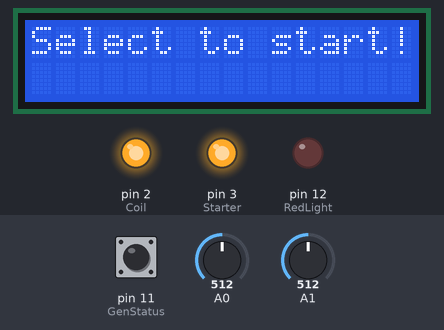
A sketch run on a simulated Arduino Uno, built with avr-gcc and run on an emulated ATmega328P. On the bench: 16×2 character LCD, output pins drawn as LEDs (lit = HIGH). The test bench sets the inputs (shaded band); at power-on: A0 = 512, pin 11 (GenStatus) HIGH, A1 = 512.

Above: at 1.2 s.
1.3 s: A0 set to 632
2.8 s: A0 set to 663
At 3.5 s:
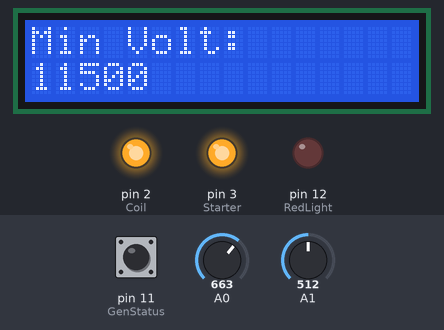
4.4 s: A0 set to 53
At 4.62 s:
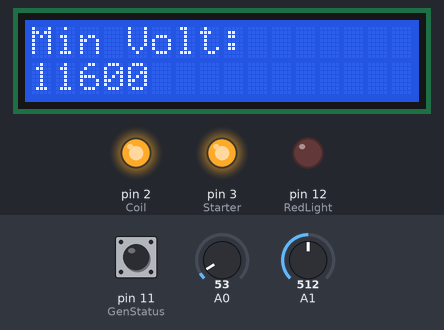
6.0 s: A0 set to 44
At 7.8 s:
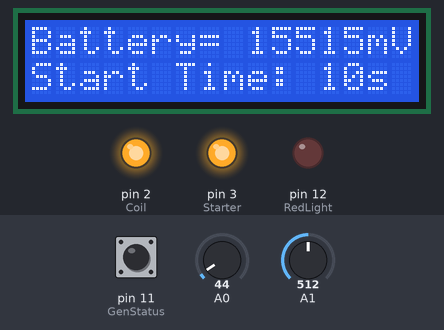
Timing chart, 0 to 9.3 s (numbered marks = the images above; inputs shaded):
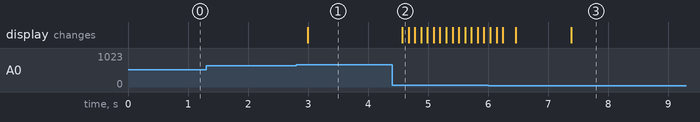

The sketch:

05_Oct_02_18.ino
```cpp
#include <LiquidCrystal.h>
LiquidCrystal lcd(8,9,4,5,6,7);
// define some values used by the panel and buttons
int lcd_key     = 0;
int adc_key_in  = 0;
#define btnRIGHT  0
#define btnUP     1
#define btnDOWN   2
#define btnLEFT   3
#define btnSELECT 4
#define btnNONE   5

const int Coil = 2;
const int Starter = 3;
const int GenStatus = 11;//=0 ---> gen is on
const int RedLight = 12; //Red light
bool ActualGenStatus;
int GenStartIterations = 0;//# of times the system tries to
//start the generator
int RawVolts = 0;
int BatteryMilliVolts = 0;
int mapValue = 31000;
int TimeDelay = 100;
int SecondTimer = 0;
int Starter_Timer = 0;
int Stop_Timer = 0;
int genStartTime = 10 * 10; //We want to change this value
//Timers
int timer200ms = 0;
int timer2sec = 0;
int timerDelay = 0; //Counter for the delay to reach the DelayTime value
//Keeps track of the menu
int Menu = 0;
#define ChangeMinVolt 1
#define ChangeMaxVolt 2
#define ChangeDelay 3
#define ChangeStartDelay 4
//Values to change
int MinimumVoltage = 11500;
int MaximumVoltage = 14000;
int DelayTime = 1 * 10; //The delay for the coils to start again ( seconds * 10)

//Keeps track of the status of the signals
bool CoilStatus = true;
bool StarterStatus = true;


void setup() {
  pinMode(2,OUTPUT);
  pinMode(3,OUTPUT);
  pinMode(12,OUTPUT); //Red LED
  pinMode(11,INPUT_PULLUP);
  Serial.begin(9600);
  lcd.begin(16,2);
  lcd.setCursor(0,0);
  lcd.print("Battery= ");
  lcd.setCursor(14,0);
  lcd.print("mV");
  lcd.setCursor(0,1);
  lcd.print("StartTime= ");
  lcd.print(genStartTime / 10);
  lcd.print("s");

  //Both Coil and Starter must be OFF at first
  digitalWrite(Coil, HIGH);
  digitalWrite(Starter, HIGH);

}

void loop() {


  //If device is not ready then menu
  if(Menu <= 4)
  {
    DisplayMenu();
  } else
  {
    readVolts(); //Continuously reads the voltage
  }

 /* lcd_key = read_LCD_buttons();
  if(lcd_key == btnSELECT) //To change values while device is running
  {
    Menu = 1;
  }

  */
  delay(TimeDelay);
}


//Function for reading the voltage
void readVolts()
{
  //lcd.clear();
  lcd.setCursor(0,0);
  lcd_key = read_LCD_buttons();
  RawVolts = analogRead(A1); //Reads the voltage from the generator
  BatteryMilliVolts = map(RawVolts,0,1023,0,mapValue); //Value is assigned to the variable

  ActualGenStatus = !(digitalRead(GenStatus));
  Starter_Timer++;
  SecondTimer++;
  if (SecondTimer == 10)
   {

    lcd.print("Battery= ");
    lcd.setCursor(14,0);
    lcd.print("mV");
    lcd.setCursor(9,0);
    lcd.print(BatteryMilliVolts);

     SecondTimer = 0;
   }

  //additional feature to change the start time while the device is running
  if(CoilStatus == false and StarterStatus == false)
  {
   if(lcd_key == btnUP)
   {
    genStartTime += 10;
   } else if(lcd_key == btnDOWN)
   {
    genStartTime -= 10;
   }
  }
  lcd.setCursor (0, 1);
  lcd.print("Start Time: ");
  lcd.print(genStartTime /10);
  lcd.print("s     ");

  if(BatteryMilliVolts < MinimumVoltage && ActualGenStatus == 0) {
    // Start Generator

    if(CoilStatus == true)
    {
      digitalWrite(Coil,LOW);//sets coil hot at 12 Volts
      CoilStatus = false;
    }
    //delay 200 ms
    if(timer200ms < 2) //This should delay it by 200ms (Works)
    {
      timer200ms++;
      return; //Using Return since its a function and can be changed to "break" when its in the loop
    }


    //see if generator is on
    //by checking ActualGenStatus from the beginning

    while(ActualGenStatus == 0 && GenStartIterations <= 2){
      ActualGenStatus = !(digitalRead(GenStatus));//Checks the generator if its on

      digitalWrite(Starter,LOW); //turn on starter
      StarterStatus = false;
      //delay 2 seconds using timer2sec
      if(timer2sec < genStartTime) //Delay works
      {
        timer2sec++;//this delays 2 seconds for starter
        return; //Using Return since its a function and can be changed to "break" when its in the loop
      }

      digitalWrite(Starter,HIGH);//turn off starter
      StarterStatus = true;

      //digitalWrite(RedLight, HIGH);//Testing purposes


      //delay 15 seconds using timer30sec
      if(timerDelay < DelayTime)
      {
        timerDelay++;
        return;
      }
      ActualGenStatus = !(digitalRead(GenStatus));//read generator status (on or off)
      if(ActualGenStatus == 1){
        GenStartIterations = 0;
        return;
      }

      GenStartIterations++;

      timer200ms = 0; //Resets the value of 1st timer
      timer2sec = 0;
      timerDelay = 0;


    }//bracket for while loop

    if(ActualGenStatus == 0 && GenStartIterations == 3){
    //KILL THE PROGRAM, END IT!!!//turn red light on!
    digitalWrite(Coil, HIGH); //Coil is off
    CoilStatus = true;
    digitalWrite(RedLight, HIGH); //Turns on Red LED
      while(1){

          StarterFailure();
        }; //Stops the program
    }


    GenStartIterations = 0;
    Starter_Timer = 0;
  }  else if(BatteryMilliVolts > MaximumVoltage && ActualGenStatus == 1) {
     GenStartIterations = 0;
     digitalWrite(Coil, HIGH);
     CoilStatus = true;
     digitalWrite(Starter, HIGH);
     StarterStatus = true;
    // Stop Generator
  }
    ActualGenStatus = !(digitalRead(GenStatus));
    if(ActualGenStatus == 1){
       digitalWrite(Starter, HIGH);
       StarterStatus = true;
       GenStartIterations = 0;
    }
}

//Displays a message to let the user know that the system failed
void StarterFailure()
{
  lcd.clear();
  lcd.setCursor(0,0);
  lcd.print("Starter Failure!");
  delay(1000);
}

void DisplayMenu()
{
  lcd.clear();
  lcd.setCursor(0,0);

  lcd_key = read_LCD_buttons();

  if(Menu == 0)
  {
    lcd.print("Select to start!");
    if(lcd_key == btnSELECT) //When Select is pressed, then we can start the program
    {
      Menu++; //Goes to the next menu
    }
  } else if(Menu == ChangeMinVolt)
  {
    lcd.print("Min Volt: ");
    lcd.setCursor(0,1);
    lcd.print(MinimumVoltage);
    if(lcd_key == btnUP) //Increases the Minimum Voltage by 100
    {
      MinimumVoltage = MinimumVoltage + 100;
    } else if (lcd_key == btnDOWN) //Decreases the Minimum Voltage by 100
    {
      MinimumVoltage = MinimumVoltage - 100;
    } else if (lcd_key == btnRIGHT) //Goes to the next value to change
    {
      Menu++; //Menu is now equals to 2
    }
  } else if (Menu == ChangeMaxVolt)
  {
    lcd.print("Max Volt: ");
    lcd.setCursor(0,1);
    lcd.print(MaximumVoltage);
    if(lcd_key == btnUP) //Increases the Maximum Voltage by 100
    {
      MaximumVoltage = MaximumVoltage + 100;
    } else if (lcd_key == btnDOWN) //Decreases the Minimum Voltage by 100
    {
      MaximumVoltage = MaximumVoltage - 100;
    } else if (lcd_key == btnRIGHT) //Goes to the next value to change
    {
      Menu++; //Menu is now equals to 3
    } else if (lcd_key == btnLEFT) //Goes back to prev value to change
    {
      Menu--; //Menu is now equals to 2
    }
  } else if(Menu == ChangeDelay)
  {
    lcd.print("Delay Time: ");
    lcd.setCursor(0,1);
    lcd.print(DelayTime / 10); //Displays it in seconds
    if(lcd_key == btnUP)
    {
      DelayTime = DelayTime + 10;
    } else if(lcd_key == btnDOWN)
    {
      DelayTime = DelayTime - 10;
    } else if(lcd_key == btnRIGHT)
    {
      Menu++; //Menu is now equal to 4
      lcd.clear();
    } else if(lcd_key == btnLEFT)
    {
      Menu--; //Menu is now equal to 3
    }
  } else if(Menu == ChangeStartDelay)
  {
    lcd.print("Gen Start Time: ");
    lcd.setCursor(0,1);
    lcd.print(genStartTime / 10);
    if(lcd_key == btnUP)
    {
      genStartTime = genStartTime + 10;
    } else if(lcd_key == btnDOWN)
    {
      genStartTime = genStartTime - 10;
    } else if(lcd_key == btnRIGHT)
    {
      Menu++; //Menu is now equal to 4
      lcd.clear();
    } else if(lcd_key == btnLEFT)
    {
      Menu--; //Menu is now equal to 3
    }
  }
}

// read the buttons
int read_LCD_buttons()
{
 adc_key_in = analogRead(0);      // read the value from the sensor
 if (adc_key_in > 1000) return btnNONE;
 if (adc_key_in < 50)   return btnRIGHT;
 if (adc_key_in < 250)  return btnUP;
 if (adc_key_in < 450)  return btnDOWN;
 if (adc_key_in < 650)  return btnLEFT;
 if (adc_key_in < 850)  return btnSELECT;

 return btnNONE;  // when all others fail, return this...
}
```

Measured:
- the behaviour switches between 649 and 650 on A0 (found by bisection; images 0 and 1)
- the behaviour switches between 50 and 49 on A0 (found by bisection; images 2 and 3)
- after the input at 1.3 s, every drawn part: stays the same
- after the input at 2.8 s, the display: changes after 0.20 s (image 1)
- after the input at 4.4 s, the display: changes after 0.17 s (image 2)
- after the input at 6.0 s, the display: first differs from a run without the input after 0.14 s (image 3 shows a later state)
